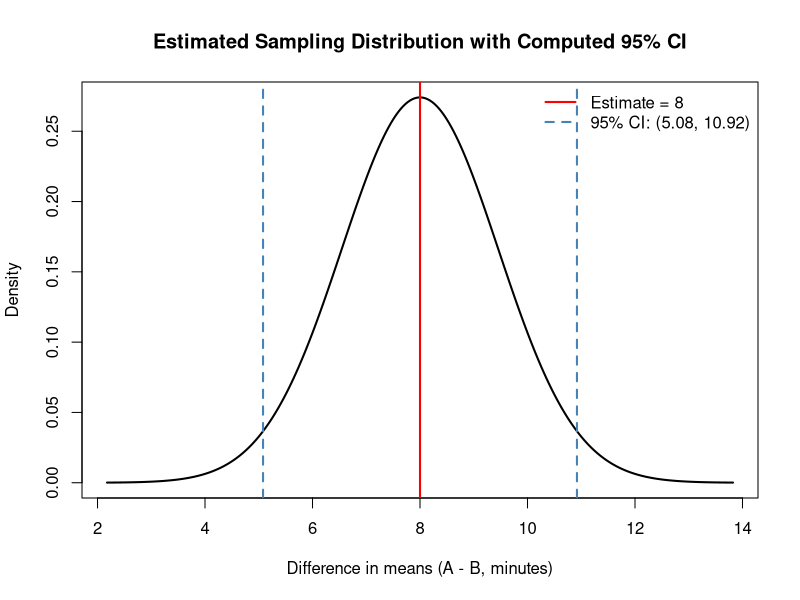
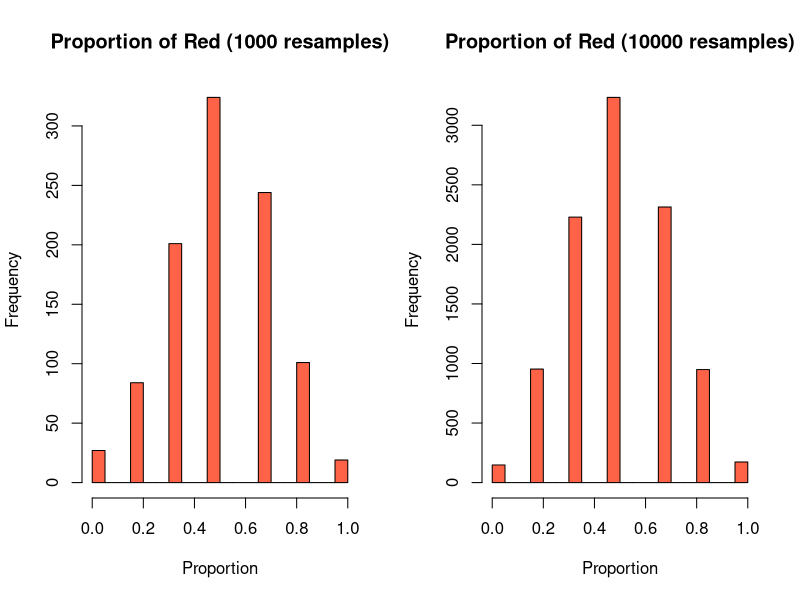
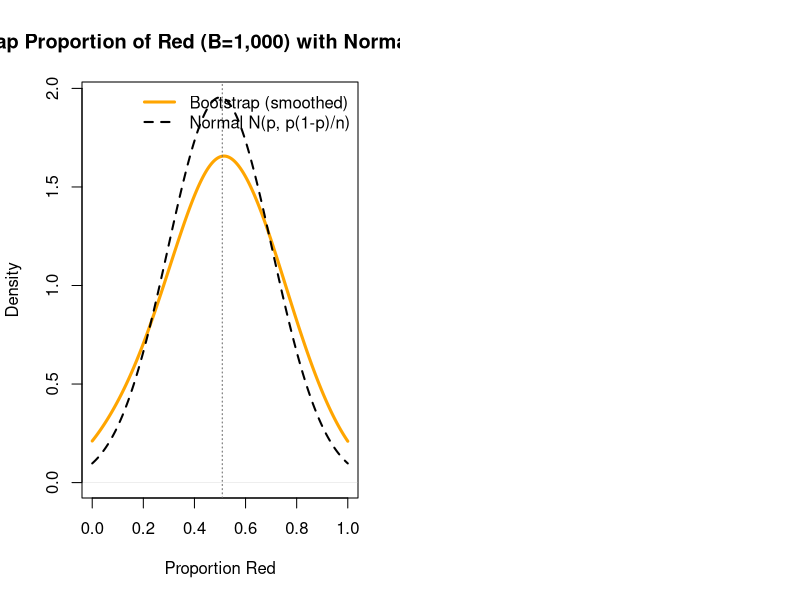

The R script that drew these images, in order:
## ------------------------------------------------------------
## Difference in means CI (Welch)
## ------------------------------------------------------------



## ==== SUMMARY STATS  ====
xbar1 <- 22    # Airline A mean
xbar2 <- 14    # Airline B mean
s1    <- 5     # Airline A SD
s2    <- 6     # Airline B SD
n1    <- 30
n2    <- 28

## -------- Helper: finite-number check ----------
.all_finite <- function(...) {
  vals <- c(...)
  all(is.finite(vals))
}

## -------- Compute from raw ----------
use_raw <- exists("A") && exists("B") && is.numeric(A) && is.numeric(B) &&
  length(A) >= 2 && length(B) >= 2

if (use_raw) {
  A <- as.numeric(A); B <- as.numeric(B)
  xbar1 <- mean(A);  s1 <- sd(A);  n1 <- length(A)
  xbar2 <- mean(B);  s2 <- sd(B);  n2 <- length(B)
}

## -------- Validate inputs ----------
if (!.all_finite(xbar1, xbar2, s1, s2, n1, n2))
  stop("Non-finite input among xbar1, xbar2, s1, s2, n1, n2.")

if (n1 < 2 || n2 < 2) stop("Need n1 >= 2 and n2 >= 2.")
if (s1 < 0 || s2 < 0) stop("Standard deviations must be >= 0.")

## -------- Welch CI computation ----------
d_hat <- xbar1 - xbar2

SE <- sqrt((s1^2)/n1 + (s2^2)/n2)

## Guard against zero/near-zero SE (e.g., s1=s2=0)
if (!is.finite(SE) || SE <= 0) {
  warning("SE was non-finite or <= 0; using a tiny positive fallback to allow plotting.")
  SE <- .Machine$double.eps * 10
}

num <- ((s1^2)/n1 + (s2^2)/n2)^2
den <- (((s1^2)/n1)^2)/(n1 - 1) + (((s2^2)/n2)^2)/(n2 - 1)
df  <- num / den

if (!is.finite(df) || df <= 0) {
  warning("Computed df non-finite or <= 0; falling back to df = n1 + n2 - 2.")
  df <- n1 + n2 - 2
}

alpha  <- 0.05
t_star <- qt(1 - alpha/2, df = df)
ci_low <- d_hat - t_star * SE
ci_upp <- d_hat + t_star * SE

cat("Difference (A - B):", round(d_hat, 3), "\n")
cat("SE (Welch):", round(SE, 4), "  df:", round(df, 2), "\n")
cat("95% CI:", sprintf("(%.3f, %.3f)", ci_low, ci_upp), "\n")

## -------- Plot: Normal curve centered at d_hat + CI markers ----------
## Use SE as sd for a visual approximation of sampling distribution
x_from <- d_hat - 4 * SE
x_to   <- d_hat + 4 * SE

if (!.all_finite(x_from, x_to)) {
  stop("Plot range non-finite; check inputs (means, SDs, ns).")
}
if (x_from == x_to) {
  x_from <- x_from - 1
  x_to   <- x_to + 1
}

curve(dnorm(x, mean = d_hat, sd = SE),
      from = x_from, to = x_to, n = 501, lwd = 2,
      xlab = "Difference in means (A - B, minutes)",
      ylab = "Density",
      main = "Estimated Sampling Distribution with Computed 95% CI")

abline(v = c(ci_low, ci_upp), col = "steelblue", lwd = 2, lty = 2)  # CI
abline(v = d_hat, col = "red", lwd = 2)                               # estimate
abline(v = 0, col = "gray60", lty = 3)                                # zero ref

legend("topright",
       legend = c(paste0("Estimate = ", round(d_hat, 2)),
                  paste0("95% CI: (", round(ci_low, 2), ", ", round(ci_upp, 2), ")")),
       col = c("red", "steelblue"), lty = c(1, 2), lwd = c(2, 2), bty = "n")



##
# RESAMPLING WITH REPLACEMENT
##

# --- Setup ---
set.seed(42)   # for reproducibility
socks <- c(rep("Red", 3), rep("Yellow", 2), "Blue")
n <- length(socks)

# --- Bootstrap sampling function ---
bootstrap_colors <- function(num_resamples, sample_size = n) {
  replicate(num_resamples, {
    sample(socks, size = sample_size, replace = TRUE)
  })
}

# --- Perform bootstrapping ---
boot_1000 <- bootstrap_colors(1000)
boot_10000 <- bootstrap_colors(10000)

# --- Summarize color proportions ---
get_color_props <- function(boot_data) {
  apply(boot_data, 2, function(x) table(factor(x, levels = unique(socks))) / n)
}

props_1000 <- t(get_color_props(boot_1000))
props_10000 <- t(get_color_props(boot_10000))

# --- Plotting ---
par(mfrow = c(1, 2))
hist(props_1000[, "Red"], col = "tomato", main = "Proportion of Red (1000 resamples)",
     xlab = "Proportion", breaks = 20)
hist(props_10000[, "Red"], col = "tomato", main = "Proportion of Red (10000 resamples)",
     xlab = "Proportion", breaks = 20)

# --- Optional: Show mean & 95% CI ---
ci_10000 <- quantile(props_10000[, "Red"], c(0.025, 0.975))
mean_red <- mean(props_10000[, "Red"])

cat("Mean proportion of Red socks:", round(mean_red, 3), "\n")
cat("95% CI for proportion of Red socks:", paste(round(ci_10000, 3), collapse = " – "), "\n")




# ------------------------------------------------------------
# Bootstrap a proportion from a finite basket (with replacement)
# Basket: 3 Red, 2 Yellow, 1 Blue  -> P(Red) = 3/6 = 0.5 per draw
# We take n = 6 draws (with replacement), B = 1000 bootstrap resamples.
# Plot a smoothed density of the bootstrap proportions and overlay
# the Normal approximation for the sample proportion.
# ------------------------------------------------------------

set.seed(42)

# Basket & sample size
socks <- c(rep("Red", 3), rep("Yellow", 2), "Blue")
n <- length(socks)  # 6

# --- Bootstrap: proportion of Reds in one resample of size n ---
boot_props <- function(B, color = "Red") {
  replicate(B, mean(sample(socks, size = n, replace = TRUE) == color))
}

# 1,000 bootstrap resamples
props_1k <- boot_props(1000, color = "Red")

# --- Smoothing the discrete bootstrap distribution for visualization ---
# The support is {0, 1/6, 2/6, ..., 1}. To avoid a spiky density, we:
#  (1) add tiny Gaussian jitter, and (2) use a slightly larger bandwidth.
jitter_sd <- 0.02                        # try 0.015–0.03 for more/less smoothing
props_1k_s <- pmin(pmax(props_1k + rnorm(length(props_1k), 0, jitter_sd), 0), 1)

bw_val <- 0.12                           # larger bw -> smoother, lower peak
d_boot <- density(props_1k_s, bw = bw_val, from = 0, to = 1)

# --- Normal reference curve for the sample proportion ---
# Mean p = 3/6 = 0.5;  Var(proportion) = p(1-p)/n  (here, 0.25/6)
p  <- 3/6
sd <- sqrt(p * (1 - p) / n)
xg <- seq(0, 1, length.out = 400)
norm_pdf <- dnorm(xg, mean = p, sd = sd)

# --- Plot: smoothed bootstrap density + Normal overlay on same axes ---
plot(d_boot,
     col = "orange", lwd = 3,
     main = "Bootstrap Proportion of Red (B=1,000) with Normal Reference",
     xlab = "Proportion Red", ylab = "Density",
     xlim = c(0, 1),
     ylim = range(0, d_boot$y, norm_pdf))

lines(xg, norm_pdf, lwd = 2, lty = 2)   # Normal approximation (dashed)

abline(v = mean(props_1k), col = "gray40", lty = 3)  # bootstrap mean marker

legend("topright",
       legend = c("Bootstrap (smoothed)", "Normal N(p, p(1-p)/n)"),
       col = c("orange", "black"), lwd = c(3, 2), lty = c(1, 2), bty = "n")


cat("Bootstrap mean (B=1000):", round(mean(props_1k), 3), "\n")
cat("Normal mean:", round(p, 3), "  Normal SD:", round(sd, 3), "\n")
